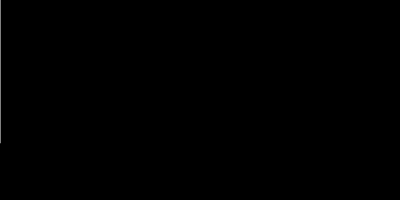
Frame 1 (no input)
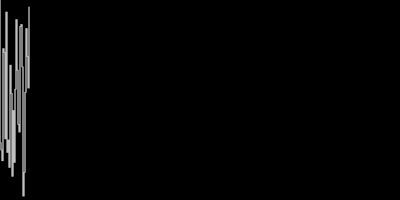
Frame 60 (no input)
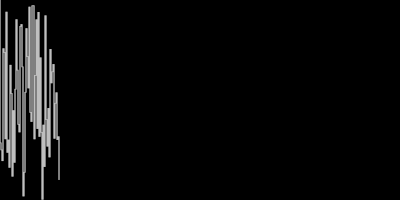
Frame 120 (the mouse pressed at the canvas centre since frame 60)

The p5.js sketch that drew these frames (run headless with seeded random() and noise() and a simulated clock; from frame 60 on, the mouse is pressed at the canvas centre):

// p5.js sketch
// ── sketch.js
var x = 0;
var y = 0;
var oldy = 0;
var he = true;

function setup() {
  createCanvas(400, 200);
  background(0);
}

function draw() {
  stroke(255);
  var r = random(200);
  if (he) {
    line(x, y, x++, r);
    y = r;
    he = !he;
  } else {
    he = !he;
  }
  if (x > width) {
    background(0);
    x = 0;
  }
}
